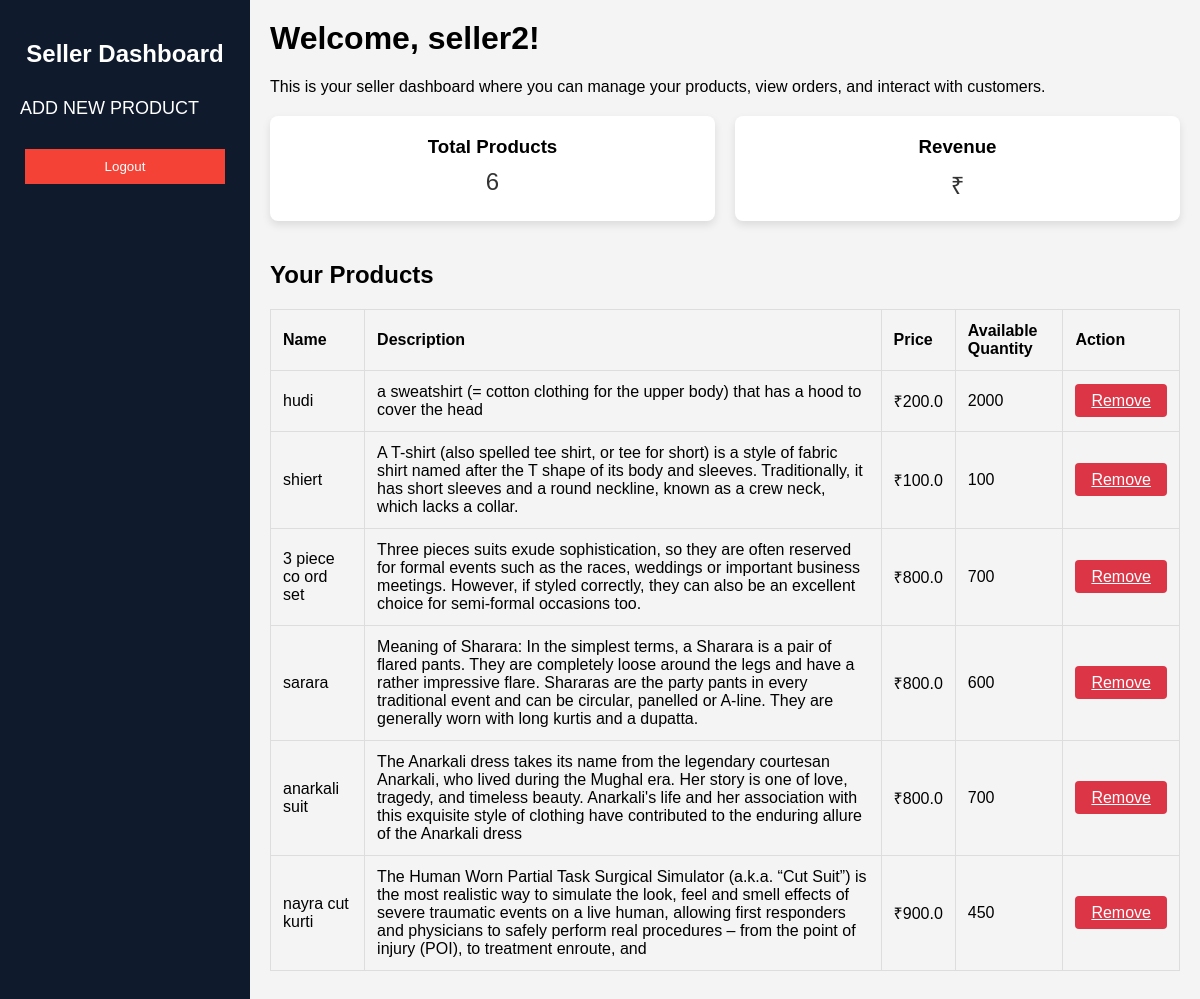
The page /seller_dashboard/ (signed in) on the database its author committed.
### reg/models.py (models this page shows, shortened)
class Product(models.Model):
    name = models.CharField(max_length=50)
    category = models.ForeignKey(Category, on_delete=models.CASCADE)
    desc = models.TextField()
    price = models.FloatField(default=0.0)
    available_quantity = models.PositiveIntegerField(default=0)  # Renamed for clarity
    product_image = models.ImageField(upload_to='product_images/', null=True, blank=True)
    seller = models.ForeignKey(User, on_delete=models.CASCADE, related_name='products', null=True, blank=True)
    print(seller)

### reg/views.py (the view)
# urls.py: path('seller_dashboard/', views.seller_dashboard, name='seller_dashboard'),
def seller_dashboard(request):
    if not request.user.profile.is_seller:
        return redirect('index')
    products = Product.objects.filter(seller=request.user)
    total_products = products.count()
    total_revenue = sum(
        item.get_total_price() for item in CartItem.objects.filter(product__seller=request.user)
    )
    context = {
        'total_products': total_products,
        'total_revenue': total_revenue,
        'products': products,
    }
    return render(request, 'seller_dashboard.html', context)

### reg/models.py (called while the page is built)
    def get_total_price(self):
        return self.quantity * self.product.price

### reg/templates/seller_dashboard.html (shortened to what this page needs)
<!DOCTYPE html>
<html lang="en">
<head>
</head>
<body>
    <div class="sidebar">
        <h2>Seller Dashboard</h2>
        <a class="btn cl btn-outline-danger add-button ms-2" href="{% url 'add_product' %}">ADD NEW PRODUCT</a>
        <button onclick="window.location.href='{% url 'log_out' %}'">Logout</button>
    </div>
    <div class="content">
        <h1>Welcome, {{ user.username }}!</h1>
        <p>This is your seller dashboard where you can manage your products, view orders, and interact with customers.</p>
        <div class="cards">
            <div class="card">
                <h3>Total Products</h3>
                <p>{{ total_products }}</p>
            </div>
            <div class="card">
                <h3>Revenue</h3>
                <p>₹ </p>
            </div>
        </div>
        <div class="product-list">
            <h2>Your Products</h2>
            <table>
                <thead>
                    <tr>
                        <th>Name</th>
                        <th>Description</th>
                        <th>Price</th>
                        <th>Available Quantity</th>
                        <th>Action</th>
                    </tr>
                </thead>
                <tbody>
                    {% for product in products %}
                        <tr id="product-{{ product.id }}">
                            <td>{{ product.name }}</td>
                            <td>{{ product.desc }}</td>
                            <td>₹{{ product.price }}</td>
                            <td>{{ product.available_quantity }}</td>
                            <td>
                                <a href="{% url 'remove_product' product.id %}" class="btn btn-danger">Remove</a>
                            </td>
                        </tr>
                    {% endfor %}
                </tbody>
            </table>
        </div>
    </div>
</body>
</html>

### reg/templates/seller_dashboard.html (style rules this page uses)
body { font-family: Arial, sans-serif; margin: 0; padding: 0; background-color: #f4f4f4; }
.sidebar { width: 250px; background-color: #0f1b2d; position: fixed; height: 100%; padding-top: 20px; }
.sidebar h2 { color: white; text-align: center; margin-bottom: 20px; }
.cl { color: white; text-decoration: none; font-size: 18px; display: block; padding: 10px 20px; }
.sidebar button { width: 80%; padding: 10px; margin: 20px 10%; background-color: #f44336; color: white; border: none; cursor: pointer; }
.content { margin-left: 250px; padding: 20px; }
.content h1 { margin-top: 0; }
.cards { display: flex; gap: 20px; margin-top: 20px; }
.card { background-color: white; border-radius: 8px; padding: 20px; box-shadow: 0 4px 8px rgba(0, 0, 0, 0.1); text-align: center; flex: 1; }
.card h3 { margin: 0 0 10px 0; }
.card p { font-size: 24px; color: #333; margin: 0; }
.product-list { margin-top: 40px; }
.product-list table { width: 100%; border-collapse: collapse; margin-bottom: 20px; }
.product-list table, .product-list th, .product-list td { border: 1px solid #ddd; }
.product-list th, .product-list td { padding: 12px; text-align: left; }
.product-list th { background-color: #f4f4f4; }
.btn-danger { background-color: #dc3545; color: white; border: none; padding: 8px 16px; border-radius: 4px; cursor: pointer; }

### rows shown on the page
Product: name "hudi", desc "a sweatshirt (= cotton clothing for the upper body) that has a hood to cover the head", price "200.0", available_quantity "2000"
Product: name "shiert", desc "A T-shirt (also spelled tee shirt, or tee for short) is a style of fabric shirt named after the T shape of its body and sleeves. Traditionally, it has short sleeves and a round neckline, known as a crew neck, which lacks a collar.", price "100.0", available_quantity "100"
Product: name "3 piece co ord set", desc "Three pieces suits exude sophistication, so they are often reserved for formal events such as the races, weddings or important business meetings. However, if styled correctly, they can also be an excellent choice for semi-formal occasions too.", price "800.0", available_quantity "700"
Product: name "sarara", desc "Meaning of Sharara: In the simplest terms, a Sharara is a pair of flared pants. They are completely loose around the legs and have a rather impressive flare. Shararas are the party pants in every traditional event and can be circular, panelled or A-line. They are generally worn with long kurtis and a dupatta.", price "800.0", available_quantity "600"
Product: name "anarkali suit", desc "The Anarkali dress takes its name from the legendary courtesan Anarkali, who lived during the Mughal era. Her story is one of love, tragedy, and timeless beauty. Anarkali's life and her association with this exquisite style of clothing have contributed to the enduring allure of the Anarkali dress", price "800.0", available_quantity "700"
Product: name "nayra cut kurti", desc "The Human Worn Partial Task Surgical Simulator (a.k.a. “Cut Suit”) is the most realistic way to simulate the look, feel and smell effects of severe traumatic events on a live human, allowing first responders and physicians to safely perform real procedures – from the point of injury (POI), to treatment enroute, and", price "900.0", available_quantity "450"

### other values the page prints
{{ user.username }} "seller2"
{{ total_products }} "6"
